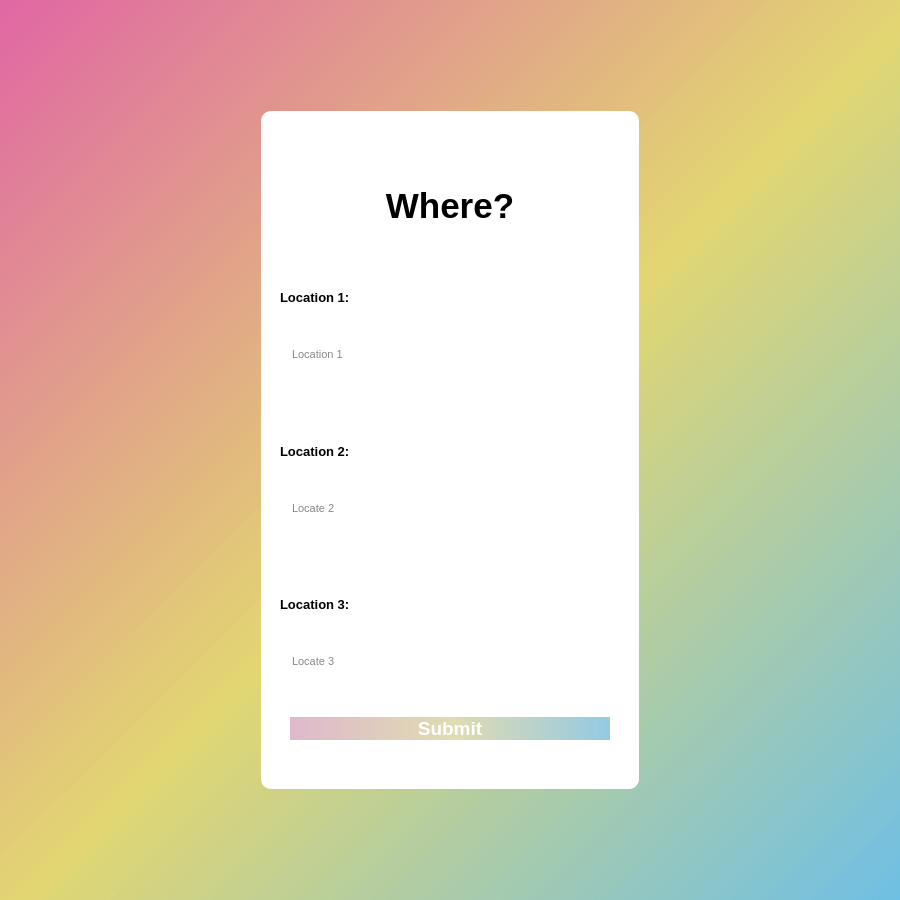
<?xml version="1.0" encoding="UTF-8"?>
<ui version="4.0">
 <class>Dialog</class>
 <widget class="QDialog" name="Dialog">
  <property name="geometry">
   <rect>
    <x>0</x>
    <y>0</y>
    <width>900</width>
    <height>900</height>
   </rect>
  </property>
  <property name="windowTitle">
   <string>Dialog</string>
  </property>
  <property name="styleSheet">
   <string notr="true">background-color : qlineargradient(spread:pad, x1:0, y1:0, x2:1, y2:1, stop:0 rgba(223, 95, 159, 200), stop:0.513812 rgba(224, 212, 107, 200), stop:1 rgba(103, 188, 228, 200))</string>
  </property>
  <layout class="QGridLayout" name="gridLayout_2">
   <item row="0" column="0">
    <layout class="QGridLayout" name="gridLayout">
     <property name="leftMargin">
      <number>250</number>
     </property>
     <property name="topMargin">
      <number>100</number>
     </property>
     <property name="rightMargin">
      <number>250</number>
     </property>
     <property name="bottomMargin">
      <number>100</number>
     </property>
     <item row="0" column="0">
      <widget class="QWidget" name="widget" native="true">
       <property name="styleSheet">
        <string notr="true">background-color: rgb(255, 255, 255);

border-radius : 10px;</string>
       </property>
       <layout class="QVBoxLayout" name="verticalLayout_2">
        <item>
         <layout class="QVBoxLayout" name="verticalLayout" stretch="0,1,5,1,0">
          <item>
           <spacer name="TopSpacer">
            <property name="orientation">
             <enum>Qt::Vertical</enum>
            </property>
            <property name="sizeHint" stdset="0">
             <size>
              <width>20</width>
              <height>40</height>
             </size>
            </property>
           </spacer>
          </item>
          <item>
           <widget class="QLabel" name="label">
            <property name="styleSheet">
             <string notr="true">color : rgb(0, 0, 0);
background-color : rgb(255, 255, 255);

font-family : 'Dosis';
font-weight : bold;
font-size : 26pt; </string>
            </property>
            <property name="text">
             <string>Where?</string>
            </property>
            <property name="alignment">
             <set>Qt::AlignCenter</set>
            </property>
           </widget>
          </item>
          <item>
           <layout class="QVBoxLayout" name="LocationLayout">
            <item>
             <layout class="QHBoxLayout" name="horizontalLayout_8">
              <item>
               <spacer name="horizontalSpacer_6">
                <property name="orientation">
                 <enum>Qt::Horizontal</enum>
                </property>
                <property name="sizeType">
                 <enum>QSizePolicy::Fixed</enum>
                </property>
                <property name="sizeHint" stdset="0">
                 <size>
                  <width>10</width>
                  <height>20</height>
                 </size>
                </property>
               </spacer>
              </item>
              <item>
               <widget class="QLabel" name="label_2">
                <property name="styleSheet">
                 <string notr="true">color:rgb(0, 0, 0);
background-color: rgb(255, 255, 255);

font-weight : 600;
font-family : 'Dosis';
font-size : 10pt;</string>
                </property>
                <property name="text">
                 <string>Location 1:</string>
                </property>
               </widget>
              </item>
             </layout>
            </item>
            <item>
             <layout class="QHBoxLayout" name="horizontalLayout_5">
              <item>
               <spacer name="horizontalSpacer_3">
                <property name="orientation">
                 <enum>Qt::Horizontal</enum>
                </property>
                <property name="sizeType">
                 <enum>QSizePolicy::Fixed</enum>
                </property>
                <property name="sizeHint" stdset="0">
                 <size>
                  <width>20</width>
                  <height>20</height>
                 </size>
                </property>
               </spacer>
              </item>
              <item>
               <widget class="QLineEdit" name="locate_1">
                <property name="styleSheet">
                 <string notr="true">color : rgba(0, 0, 0, 240);
background-color : rgba(0, 0, 0, 0);

font-size:8pt;
font-family : 'Dosis';</string>
                </property>
                <property name="placeholderText">
                 <string>Location 1</string>
                </property>
               </widget>
              </item>
             </layout>
            </item>
            <item>
             <spacer name="Spacer1">
              <property name="orientation">
               <enum>Qt::Vertical</enum>
              </property>
              <property name="sizeType">
               <enum>QSizePolicy::Fixed</enum>
              </property>
              <property name="sizeHint" stdset="0">
               <size>
                <width>20</width>
                <height>40</height>
               </size>
              </property>
             </spacer>
            </item>
            <item>
             <layout class="QHBoxLayout" name="horizontalLayout_9">
              <item>
               <spacer name="horizontalSpacer_7">
                <property name="orientation">
                 <enum>Qt::Horizontal</enum>
                </property>
                <property name="sizeType">
                 <enum>QSizePolicy::Fixed</enum>
                </property>
                <property name="sizeHint" stdset="0">
                 <size>
                  <width>10</width>
                  <height>20</height>
                 </size>
                </property>
               </spacer>
              </item>
              <item>
               <widget class="QLabel" name="label_3">
                <property name="autoFillBackground">
                 <bool>false</bool>
                </property>
                <property name="styleSheet">
                 <string notr="true">color:rgb(0, 0, 0);
background-color: rgb(255, 255, 255);

font-weight : 600;
font-family : 'Dosis';
font-size : 10pt;</string>
                </property>
                <property name="text">
                 <string>Location 2:</string>
                </property>
               </widget>
              </item>
             </layout>
            </item>
            <item>
             <layout class="QHBoxLayout" name="horizontalLayout_6">
              <item>
               <spacer name="horizontalSpacer_4">
                <property name="orientation">
                 <enum>Qt::Horizontal</enum>
                </property>
                <property name="sizeType">
                 <enum>QSizePolicy::Fixed</enum>
                </property>
                <property name="sizeHint" stdset="0">
                 <size>
                  <width>20</width>
                  <height>20</height>
                 </size>
                </property>
               </spacer>
              </item>
              <item>
               <widget class="QLineEdit" name="locate_2">
                <property name="styleSheet">
                 <string notr="true">color : rgba(0, 0, 0, 240);
background-color : rgba(0, 0, 0, 0);

font-size:8pt;
font-family : 'Dosis';</string>
                </property>
                <property name="placeholderText">
                 <string>Locate 2</string>
                </property>
               </widget>
              </item>
             </layout>
            </item>
            <item>
             <spacer name="Spacer2">
              <property name="orientation">
               <enum>Qt::Vertical</enum>
              </property>
              <property name="sizeType">
               <enum>QSizePolicy::Fixed</enum>
              </property>
              <property name="sizeHint" stdset="0">
               <size>
                <width>20</width>
                <height>40</height>
               </size>
              </property>
             </spacer>
            </item>
            <item>
             <layout class="QHBoxLayout" name="horizontalLayout_10">
              <item>
               <spacer name="horizontalSpacer_8">
                <property name="orientation">
                 <enum>Qt::Horizontal</enum>
                </property>
                <property name="sizeType">
                 <enum>QSizePolicy::Fixed</enum>
                </property>
                <property name="sizeHint" stdset="0">
                 <size>
                  <width>10</width>
                  <height>20</height>
                 </size>
                </property>
               </spacer>
              </item>
              <item>
               <widget class="QLabel" name="label_4">
                <property name="styleSheet">
                 <string notr="true">color:rgb(0, 0, 0);
background-color: rgb(255, 255, 255);

font-weight : 600;
font-family : 'Dosis';
font-size : 10pt;</string>
                </property>
                <property name="text">
                 <string>Location 3:</string>
                </property>
               </widget>
              </item>
             </layout>
            </item>
            <item>
             <layout class="QHBoxLayout" name="horizontalLayout_7">
              <item>
               <spacer name="horizontalSpacer_5">
                <property name="orientation">
                 <enum>Qt::Horizontal</enum>
                </property>
                <property name="sizeType">
                 <enum>QSizePolicy::Fixed</enum>
                </property>
                <property name="sizeHint" stdset="0">
                 <size>
                  <width>20</width>
                  <height>20</height>
                 </size>
                </property>
               </spacer>
              </item>
              <item>
               <widget class="QLineEdit" name="locate_3">
                <property name="styleSheet">
                 <string notr="true">color : rgba(0, 0, 0, 240);
background-color : rgba(0, 0, 0, 0);

font-size:8pt;
font-family : 'Dosis';</string>
                </property>
                <property name="placeholderText">
                 <string>Locate 3</string>
                </property>
               </widget>
              </item>
             </layout>
            </item>
            <item>
             <spacer name="Spacer3">
              <property name="orientation">
               <enum>Qt::Vertical</enum>
              </property>
              <property name="sizeType">
               <enum>QSizePolicy::Fixed</enum>
              </property>
              <property name="sizeHint" stdset="0">
               <size>
                <width>20</width>
                <height>40</height>
               </size>
              </property>
             </spacer>
            </item>
           </layout>
          </item>
          <item>
           <layout class="QHBoxLayout" name="horizontalLayout_3">
            <item>
             <spacer name="horizontalSpacer_2">
              <property name="orientation">
               <enum>Qt::Horizontal</enum>
              </property>
              <property name="sizeType">
               <enum>QSizePolicy::Fixed</enum>
              </property>
              <property name="sizeHint" stdset="0">
               <size>
                <width>20</width>
                <height>20</height>
               </size>
              </property>
             </spacer>
            </item>
            <item>
             <widget class="QPushButton" name="Submit_button">
              <property name="styleSheet">
               <string notr="true">color : rgb(255, 255, 255);
background-color : qlineargradient(spread:pad, x1:0, y1:0, x2:1, y2:0, stop:0 rgba(223, 185, 204, 255), stop:0.510989 rgba(224, 219, 177, 255), stop:1 rgba(148, 202, 228, 255));

font-family : 'Dosis';
font-weight : bold;
font-size : 14pt;

border-radius : 16px;</string>
              </property>
              <property name="text">
               <string>Submit</string>
              </property>
             </widget>
            </item>
            <item>
             <spacer name="horizontalSpacer">
              <property name="orientation">
               <enum>Qt::Horizontal</enum>
              </property>
              <property name="sizeType">
               <enum>QSizePolicy::Fixed</enum>
              </property>
              <property name="sizeHint" stdset="0">
               <size>
                <width>20</width>
                <height>20</height>
               </size>
              </property>
             </spacer>
            </item>
           </layout>
          </item>
          <item>
           <spacer name="BottomSpacer">
            <property name="orientation">
             <enum>Qt::Vertical</enum>
            </property>
            <property name="sizeHint" stdset="0">
             <size>
              <width>20</width>
              <height>40</height>
             </size>
            </property>
           </spacer>
          </item>
         </layout>
        </item>
       </layout>
      </widget>
     </item>
    </layout>
   </item>
  </layout>
 </widget>
 <resources/>
 <connections/>
</ui>
